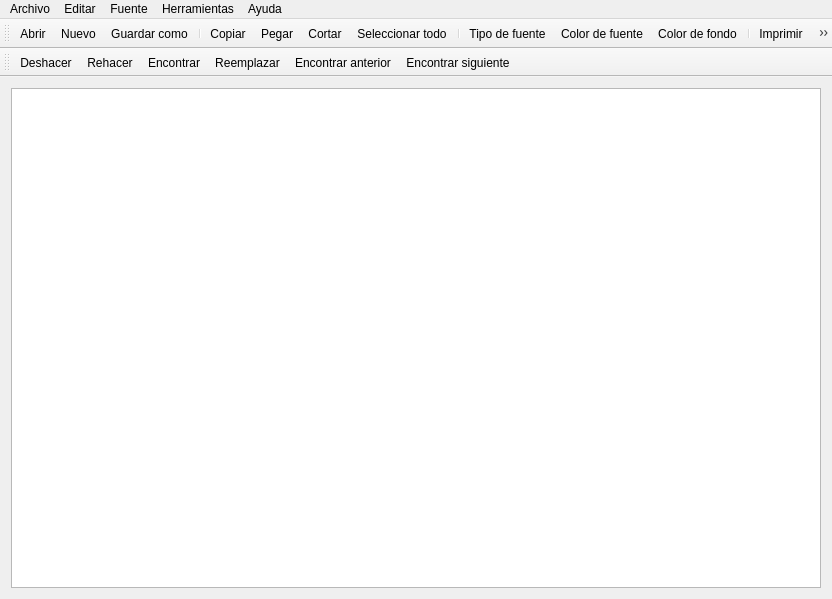
<?xml version="1.0" encoding="UTF-8"?>
<ui version="4.0">
 <class>MainWindow</class>
 <widget class="QMainWindow" name="MainWindow">
  <property name="geometry">
   <rect>
    <x>0</x>
    <y>0</y>
    <width>832</width>
    <height>599</height>
   </rect>
  </property>
  <property name="windowTitle">
   <string>Mi bloc de notas</string>
  </property>
  <property name="windowIcon">
   <iconset resource="mis_iconos.qrc">
    <normaloff>:/principal.png</normaloff>:/principal.png</iconset>
  </property>
  <widget class="QWidget" name="centralWidget">
   <layout class="QGridLayout" name="gridLayout">
    <item row="0" column="0">
     <widget class="QTextEdit" name="textEdit"/>
    </item>
   </layout>
  </widget>
  <widget class="QMenuBar" name="menuBar">
   <property name="geometry">
    <rect>
     <x>0</x>
     <y>0</y>
     <width>832</width>
     <height>21</height>
    </rect>
   </property>
   <widget class="QMenu" name="menuArchivo">
    <property name="title">
     <string>Archivo</string>
    </property>
    <addaction name="actionAbrir"/>
    <addaction name="actionNuevo"/>
    <addaction name="actionGuardar_como"/>
    <addaction name="separator"/>
    <addaction name="actionImprimir"/>
    <addaction name="separator"/>
    <addaction name="actionQuitar"/>
   </widget>
   <widget class="QMenu" name="menuEditar">
    <property name="title">
     <string>Editar</string>
    </property>
    <addaction name="actionCopiar"/>
    <addaction name="actionPegar"/>
    <addaction name="actionCortar"/>
    <addaction name="separator"/>
    <addaction name="actionSeleccionar_todo"/>
    <addaction name="separator"/>
    <addaction name="actionDeshacer"/>
    <addaction name="actionRehacer"/>
   </widget>
   <widget class="QMenu" name="menuFuente">
    <property name="title">
     <string>Fuente</string>
    </property>
    <widget class="QMenu" name="menuColor">
     <property name="title">
      <string>Color</string>
     </property>
     <property name="icon">
      <iconset resource="mis_iconos.qrc">
       <normaloff>:/opcion_color.png</normaloff>:/opcion_color.png</iconset>
     </property>
     <addaction name="actionColor_de_fuente"/>
     <addaction name="actionColor_de_fondo"/>
    </widget>
    <addaction name="actionTipo_de_fuente"/>
    <addaction name="menuColor"/>
   </widget>
   <widget class="QMenu" name="menuAyuda">
    <property name="title">
     <string>Ayuda</string>
    </property>
    <addaction name="actionAcerca_de_Bloc_de_notas"/>
   </widget>
   <widget class="QMenu" name="menuHerramientas">
    <property name="title">
     <string>Herramientas</string>
    </property>
    <widget class="QMenu" name="menuBuscar">
     <property name="title">
      <string>Buscar</string>
     </property>
     <property name="icon">
      <iconset resource="mis_iconos.qrc">
       <normaloff>:/buscar.png</normaloff>:/buscar.png</iconset>
     </property>
     <addaction name="actionEncontrar"/>
     <addaction name="actionReemplazar"/>
     <addaction name="separator"/>
     <addaction name="actionEncontrar_anterior"/>
     <addaction name="actionEncontrar_siguiente"/>
    </widget>
    <addaction name="menuBuscar"/>
   </widget>
   <addaction name="menuArchivo"/>
   <addaction name="menuEditar"/>
   <addaction name="menuFuente"/>
   <addaction name="menuHerramientas"/>
   <addaction name="menuAyuda"/>
  </widget>
  <widget class="QToolBar" name="mainToolBar">
   <attribute name="toolBarArea">
    <enum>TopToolBarArea</enum>
   </attribute>
   <attribute name="toolBarBreak">
    <bool>false</bool>
   </attribute>
   <addaction name="actionAbrir"/>
   <addaction name="actionNuevo"/>
   <addaction name="actionGuardar_como"/>
   <addaction name="separator"/>
   <addaction name="actionCopiar"/>
   <addaction name="actionPegar"/>
   <addaction name="actionCortar"/>
   <addaction name="actionSeleccionar_todo"/>
   <addaction name="separator"/>
   <addaction name="actionTipo_de_fuente"/>
   <addaction name="actionColor_de_fuente"/>
   <addaction name="actionColor_de_fondo"/>
   <addaction name="separator"/>
   <addaction name="actionImprimir"/>
   <addaction name="separator"/>
   <addaction name="actionAcerca_de_Bloc_de_notas"/>
   <addaction name="separator"/>
   <addaction name="actionQuitar"/>
  </widget>
  <widget class="QToolBar" name="toolBar">
   <property name="windowTitle">
    <string>toolBar</string>
   </property>
   <attribute name="toolBarArea">
    <enum>TopToolBarArea</enum>
   </attribute>
   <attribute name="toolBarBreak">
    <bool>true</bool>
   </attribute>
   <addaction name="actionDeshacer"/>
   <addaction name="actionRehacer"/>
   <addaction name="actionEncontrar"/>
   <addaction name="actionReemplazar"/>
   <addaction name="actionEncontrar_anterior"/>
   <addaction name="actionEncontrar_siguiente"/>
  </widget>
  <action name="actionAbrir">
   <property name="icon">
    <iconset resource="mis_iconos.qrc">
     <normaloff>:/abrir.png</normaloff>:/abrir.png</iconset>
   </property>
   <property name="text">
    <string>Abrir</string>
   </property>
   <property name="shortcut">
    <string>Ctrl+O</string>
   </property>
  </action>
  <action name="actionNuevo">
   <property name="icon">
    <iconset resource="mis_iconos.qrc">
     <normaloff>:/nuevo.png</normaloff>:/nuevo.png</iconset>
   </property>
   <property name="text">
    <string>Nuevo</string>
   </property>
   <property name="shortcut">
    <string>Ctrl+N</string>
   </property>
  </action>
  <action name="actionGuardar_como">
   <property name="icon">
    <iconset resource="mis_iconos.qrc">
     <normaloff>:/guardar_como.png</normaloff>:/guardar_como.png</iconset>
   </property>
   <property name="text">
    <string>Guardar como</string>
   </property>
   <property name="shortcut">
    <string>Ctrl+S</string>
   </property>
  </action>
  <action name="actionQuitar">
   <property name="icon">
    <iconset resource="mis_iconos.qrc">
     <normaloff>:/quitar.png</normaloff>:/quitar.png</iconset>
   </property>
   <property name="text">
    <string>Quitar</string>
   </property>
   <property name="shortcut">
    <string>Ctrl+Q</string>
   </property>
  </action>
  <action name="actionCopiar">
   <property name="icon">
    <iconset resource="mis_iconos.qrc">
     <normaloff>:/copiar.png</normaloff>:/copiar.png</iconset>
   </property>
   <property name="text">
    <string>Copiar</string>
   </property>
   <property name="shortcut">
    <string>Ctrl+C</string>
   </property>
  </action>
  <action name="actionPegar">
   <property name="icon">
    <iconset resource="mis_iconos.qrc">
     <normaloff>:/pegar.png</normaloff>:/pegar.png</iconset>
   </property>
   <property name="text">
    <string>Pegar</string>
   </property>
   <property name="shortcut">
    <string>Ctrl+V</string>
   </property>
  </action>
  <action name="actionCortar">
   <property name="icon">
    <iconset resource="mis_iconos.qrc">
     <normaloff>:/cortar.png</normaloff>:/cortar.png</iconset>
   </property>
   <property name="text">
    <string>Cortar</string>
   </property>
   <property name="shortcut">
    <string>Ctrl+X</string>
   </property>
  </action>
  <action name="actionSeleccionar_todo">
   <property name="icon">
    <iconset resource="mis_iconos.qrc">
     <normaloff>:/seleccionar_todo.png</normaloff>:/seleccionar_todo.png</iconset>
   </property>
   <property name="text">
    <string>Seleccionar todo</string>
   </property>
   <property name="shortcut">
    <string>Ctrl+A</string>
   </property>
  </action>
  <action name="actionTipo_de_fuente">
   <property name="icon">
    <iconset resource="mis_iconos.qrc">
     <normaloff>:/tipo_fuente.png</normaloff>:/tipo_fuente.png</iconset>
   </property>
   <property name="text">
    <string>Tipo de fuente</string>
   </property>
   <property name="shortcut">
    <string>Ctrl+F</string>
   </property>
  </action>
  <action name="actionColor_de_fuente">
   <property name="icon">
    <iconset resource="mis_iconos.qrc">
     <normaloff>:/color_texto.png</normaloff>:/color_texto.png</iconset>
   </property>
   <property name="text">
    <string>Color de fuente</string>
   </property>
   <property name="shortcut">
    <string>Ctrl+Shift+F</string>
   </property>
  </action>
  <action name="actionColor_de_fondo">
   <property name="icon">
    <iconset resource="mis_iconos.qrc">
     <normaloff>:/color_fondo.png</normaloff>:/color_fondo.png</iconset>
   </property>
   <property name="text">
    <string>Color de fondo</string>
   </property>
   <property name="shortcut">
    <string>Ctrl+Shift+B</string>
   </property>
  </action>
  <action name="actionAcerca_de_Bloc_de_notas">
   <property name="icon">
    <iconset resource="mis_iconos.qrc">
     <normaloff>:/principal.png</normaloff>:/principal.png</iconset>
   </property>
   <property name="text">
    <string>Acerca de Mi bloc de notas</string>
   </property>
  </action>
  <action name="actionImprimir">
   <property name="icon">
    <iconset resource="mis_iconos.qrc">
     <normaloff>:/imprimir.png</normaloff>:/imprimir.png</iconset>
   </property>
   <property name="text">
    <string>Imprimir</string>
   </property>
   <property name="shortcut">
    <string>Ctrl+P</string>
   </property>
  </action>
  <action name="actionDeshacer">
   <property name="icon">
    <iconset resource="mis_iconos.qrc">
     <normaloff>:/deshacer.png</normaloff>:/deshacer.png</iconset>
   </property>
   <property name="text">
    <string>Deshacer</string>
   </property>
   <property name="shortcut">
    <string>Ctrl+Z</string>
   </property>
  </action>
  <action name="actionRehacer">
   <property name="icon">
    <iconset resource="mis_iconos.qrc">
     <normaloff>:/rehacer.png</normaloff>:/rehacer.png</iconset>
   </property>
   <property name="text">
    <string>Rehacer</string>
   </property>
   <property name="shortcut">
    <string>Ctrl+Y</string>
   </property>
  </action>
  <action name="actionEncontrar">
   <property name="icon">
    <iconset resource="mis_iconos.qrc">
     <normaloff>:/encontrar.png</normaloff>:/encontrar.png</iconset>
   </property>
   <property name="text">
    <string>Encontrar</string>
   </property>
   <property name="shortcut">
    <string>Ctrl+Shift+T</string>
   </property>
  </action>
  <action name="actionReemplazar">
   <property name="icon">
    <iconset resource="mis_iconos.qrc">
     <normaloff>:/reemplazar.png</normaloff>:/reemplazar.png</iconset>
   </property>
   <property name="text">
    <string>Reemplazar</string>
   </property>
   <property name="shortcut">
    <string>Ctrl+T</string>
   </property>
  </action>
  <action name="actionEncontrar_anterior">
   <property name="icon">
    <iconset resource="mis_iconos.qrc">
     <normaloff>:/encontrar_anterior.png</normaloff>:/encontrar_anterior.png</iconset>
   </property>
   <property name="text">
    <string>Encontrar anterior</string>
   </property>
   <property name="shortcut">
    <string>Ctrl+K</string>
   </property>
  </action>
  <action name="actionEncontrar_siguiente">
   <property name="icon">
    <iconset resource="mis_iconos.qrc">
     <normaloff>:/encontrar_siguiente.png</normaloff>:/encontrar_siguiente.png</iconset>
   </property>
   <property name="text">
    <string>Encontrar siguiente</string>
   </property>
   <property name="shortcut">
    <string>Ctrl+L</string>
   </property>
  </action>
 </widget>
 <layoutdefault spacing="6" margin="11"/>
 <resources>
  <include location="mis_iconos.qrc"/>
 </resources>
 <connections/>
</ui>
